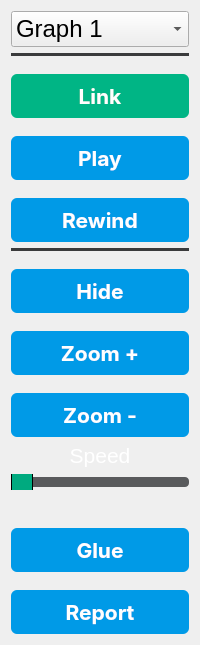
     <widget class="QWidget" name="leftwidget" native="true">
      <property name="enabled">
       <bool>true</bool>
      </property>
      <layout class="QVBoxLayout" name="verticalLayout">
       <item>
        <widget class="QComboBox" name="graphSelection">
         <property name="font">
          <font>
           <family>MS Shell Dlg 2</family>
           <pointsize>18</pointsize>
           <weight>9</weight>
           <italic>false</italic>
           <bold>false</bold>
          </font>
         </property>
         <property name="styleSheet">
          <string notr="true">font: 75 18pt &quot;MS Shell Dlg 2&quot;;</string>
         </property>
         <item>
          <property name="text">
           <string>Graph 1</string>
          </property>
         </item>
         <item>
          <property name="text">
           <string>Graph 2</string>
          </property>
         </item>
         <item>
          <property name="text">
           <string>Linked</string>
          </property>
         </item>
        </widget>
       </item>
       <item>
        <widget class="Line" name="line_5">
         <property name="styleSheet">
          <string notr="true">/* Line style */

  /* Set the width of the line */
  width: 20px;

  /* Set the height of the line */
  height: 5px;

  /* Set the background color of the line */
  background-color: #3a3b3c;

  /* Set the border of the line */
  border: 10px;

  /* Set the border radius of the line */
  border-radius:5px;



</string>
         </property>
         <property name="orientation">
          <enum>Qt::Horizontal</enum>
         </property>
        </widget>
       </item>
       <item>
        <widget class="QPushButton" name="linkButton">
         <property name="font">
          <font>
           <family>-apple-system</family>
           <pointsize>16</pointsize>
           <weight>75</weight>
           <bold>true</bold>
          </font>
         </property>
         <property name="styleSheet">
          <string notr="true">QPushButton{
  appearance: button;
  backface-visibility: hidden;
  background-color: rgb(0, 181, 133);
  border-radius: 6px;
  border-width: 0;
  box-shadow: rgba(50, 50, 93, .1) 0 0 0 1px inset,rgba(50, 50, 93, .1) 0 2px 5px 0,rgba(0, 0, 0, .07) 0 1px 1px 0;
  box-sizing: border-box;
  color: #fff;
  cursor: pointer;
  font-family: -apple-system,system-ui,&quot;Segoe UI&quot;,Roboto,&quot;Helvetica Neue&quot;,Ubuntu,sans-serif;
  font-size: 100%;
  height: 44px;
  line-height: 1.15;
  margin: 12px 0 0;
  outline: none;
  overflow: hidden;
  padding: 0 10px;
  position: relative;
  text-align: center;
  text-transform: none;
  transform: translateZ(0);
  transition: all .2s,box-shadow .08s ease-in;
  user-select: none;
  -webkit-user-select: none;
  touch-action: manipulation;
  width: 100%;
}
QPushButton:hover{
background-color: rgb(0, 118, 86);
}
QPushButton:pressed{
background-color: rgb(0, 118, 86);
}</string>
         </property>
         <property name="text">
          <string>Link</string>
         </property>
         <property name="icon">
          <iconset>
           <normaloff>../../../0-MostafaMousaControl_PanelTask/Vital-Signals-Multichannel-Viewer/Vital-Signals-Multichannel-Viewer-main/ui/Icons/play-svgrepo-com.svg</normaloff>../../../0-MostafaMousaControl_PanelTask/Vital-Signals-Multichannel-Viewer/Vital-Signals-Multichannel-Viewer-main/ui/Icons/play-svgrepo-com.svg</iconset>
         </property>
         <property name="iconSize">
          <size>
           <width>22</width>
           <height>22</height>
          </size>
         </property>
        </widget>
       </item>
       <item>
        <widget class="QPushButton" name="playButton">
         <property name="font">
          <font>
           <family>-apple-system</family>
           <pointsize>16</pointsize>
           <weight>75</weight>
           <bold>true</bold>
          </font>
         </property>
         <property name="styleSheet">
          <string notr="true">QPushButton{
  appearance: button;
  backface-visibility: hidden;
  background-color:  rgb(0, 154, 231);
  border-radius: 6px;
  border-width: 0;
  box-shadow: rgba(50, 50, 93, .1) 0 0 0 1px inset,rgba(50, 50, 93, .1) 0 2px 5px 0,rgba(0, 0, 0, .07) 0 1px 1px 0;
  box-sizing: border-box;
  color: #fff;
  cursor: pointer;
  font-family: -apple-system,system-ui,&quot;Segoe UI&quot;,Roboto,&quot;Helvetica Neue&quot;,Ubuntu,sans-serif;
  font-size: 100%;
  height: 44px;
  line-height: 1.15;
  margin: 12px 0 0;
  outline: none;
  overflow: hidden;
  padding: 0 10px;
  position: relative;
  text-align: center;
  text-transform: none;
  transform: translateZ(0);
  transition: all .2s,box-shadow .08s ease-in;
  user-select: none;
  -webkit-user-select: none;
  touch-action: manipulation;
  width: 100%;
}
QPushButton:hover{
background-color:  rgb(0, 115, 173);
}
QPushButton:pressed{
background-color:  rgb(0, 115, 173);
}</string>
         </property>
         <property name="text">
          <string>Play</string>
         </property>
         <property name="icon">
          <iconset>
           <normaloff>../../../0-MostafaMousaControl_PanelTask/Vital-Signals-Multichannel-Viewer/Vital-Signals-Multichannel-Viewer-main/ui/Icons/play-svgrepo-com.svg</normaloff>../../../0-MostafaMousaControl_PanelTask/Vital-Signals-Multichannel-Viewer/Vital-Signals-Multichannel-Viewer-main/ui/Icons/play-svgrepo-com.svg</iconset>
         </property>
         <property name="iconSize">
          <size>
           <width>22</width>
           <height>22</height>
          </size>
         </property>
        </widget>
       </item>
       <item>
        <widget class="QPushButton" name="rewindButton">
         <property name="font">
          <font>
           <family>-apple-system</family>
           <pointsize>16</pointsize>
           <weight>75</weight>
           <bold>true</bold>
          </font>
         </property>
         <property name="styleSheet">
          <string notr="true">QPushButton{
  appearance: button;
  backface-visibility: hidden;
  background-color:  rgb(0, 154, 231);
  border-radius: 6px;
  border-width: 0;
  box-shadow: rgba(50, 50, 93, .1) 0 0 0 1px inset,rgba(50, 50, 93, .1) 0 2px 5px 0,rgba(0, 0, 0, .07) 0 1px 1px 0;
  box-sizing: border-box;
  color: #fff;
  cursor: pointer;
  font-family: -apple-system,system-ui,&quot;Segoe UI&quot;,Roboto,&quot;Helvetica Neue&quot;,Ubuntu,sans-serif;
  font-size: 100%;
  height: 44px;
  line-height: 1.15;
  margin: 12px 0 0;
  outline: none;
  overflow: hidden;
  padding: 0 25px;
  position: relative;
  text-align: center;
  text-transform: none;
  transform: translateZ(0);
  transition: all .2s,box-shadow .08s ease-in;
  user-select: none;
  -webkit-user-select: none;
  touch-action: manipulation;
  width: 100%;
}
QPushButton:hover{
background-color:  rgb(0, 115, 173);
}
QPushButton:pressed{
background-color:  rgb(0, 115, 173);
}</string>
         </property>
         <property name="text">
          <string>Rewind</string>
         </property>
         <property name="icon">
          <iconset>
           <normaloff>../../../0-MostafaMousaControl_PanelTask/Vital-Signals-Multichannel-Viewer/Vital-Signals-Multichannel-Viewer-main/ui/Icons/rewind-forward-svgrepo-com.svg</normaloff>../../../0-MostafaMousaControl_PanelTask/Vital-Signals-Multichannel-Viewer/Vital-Signals-Multichannel-Viewer-main/ui/Icons/rewind-forward-svgrepo-com.svg</iconset>
         </property>
         <property name="iconSize">
          <size>
           <width>25</width>
           <height>25</height>
          </size>
         </property>
        </widget>
       </item>
       <item>
        <widget class="Line" name="line_6">
         <property name="styleSheet">
          <string notr="true">/* Line style */

  /* Set the width of the line */
  width: 20px;

  /* Set the height of the line */
  height: 5px;

  /* Set the background color of the line */
  background-color: #3a3b3c;

  /* Set the border of the line */
  border: 10px;

  /* Set the border radius of the line */
  border-radius:5px;



</string>
         </property>
         <property name="frameShadow">
          <enum>QFrame::Sunken</enum>
         </property>
         <property name="lineWidth">
          <number>30</number>
         </property>
         <property name="midLineWidth">
          <number>16</number>
         </property>
         <property name="orientation">
          <enum>Qt::Horizontal</enum>
         </property>
        </widget>
       </item>
       <item>
        <widget class="QPushButton" name="hideButton">
         <property name="font">
          <font>
           <family>-apple-system</family>
           <pointsize>16</pointsize>
           <weight>75</weight>
           <bold>true</bold>
          </font>
         </property>
         <property name="styleSheet">
          <string notr="true">QPushButton{
  appearance: button;
  backface-visibility: hidden;
  background-color:  rgb(0, 154, 231);
  border-radius: 6px;
  border-width: 0;
  box-shadow: rgba(50, 50, 93, .1) 0 0 0 1px inset,rgba(50, 50, 93, .1) 0 2px 5px 0,rgba(0, 0, 0, .07) 0 1px 1px 0;
  box-sizing: border-box;
  color: #fff;
  cursor: pointer;
  font-family: -apple-system,system-ui,&quot;Segoe UI&quot;,Roboto,&quot;Helvetica Neue&quot;,Ubuntu,sans-serif;
  font-size: 100%;
  height: 44px;
  line-height: 1.15;
  margin: 12px 0 0;
  outline: none;
  overflow: hidden;
  padding: 0 25px;
  position: relative;
  text-align: center;
  text-transform: none;
  transform: translateZ(0);
  transition: all .2s,box-shadow .08s ease-in;
  user-select: none;
  -webkit-user-select: none;
  touch-action: manipulation;
  width: 100%;
}
QPushButton:hover{
background-color:  rgb(0, 115, 173);
}
QPushButton:pressed{
background-color:  rgb(0, 115, 173);
}</string>
         </property>
         <property name="text">
          <string>Hide</string>
         </property>
         <property name="icon">
          <iconset>
           <normaloff>../../../0-MostafaMousaControl_PanelTask/Vital-Signals-Multichannel-Viewer/Vital-Signals-Multichannel-Viewer-main/ui/Icons/clear-svgrepo-com.svg</normaloff>../../../0-MostafaMousaControl_PanelTask/Vital-Signals-Multichannel-Viewer/Vital-Signals-Multichannel-Viewer-main/ui/Icons/clear-svgrepo-com.svg</iconset>
         </property>
         <property name="iconSize">
          <size>
           <width>25</width>
           <height>25</height>
          </size>
         </property>
        </widget>
       </item>
       <item>
        <widget class="QPushButton" name="zoomIn">
         <property name="sizePolicy">
          <sizepolicy hsizetype="Expanding" vsizetype="Fixed">
           <horstretch>0</horstretch>
           <verstretch>0</verstretch>
          </sizepolicy>
         </property>
         <property name="minimumSize">
          <size>
           <width>0</width>
           <height>0</height>
          </size>
         </property>
         <property name="font">
          <font>
           <family>-apple-system</family>
           <pointsize>16</pointsize>
           <weight>75</weight>
           <bold>true</bold>
          </font>
         </property>
         <property name="styleSheet">
          <string notr="true">QPushButton{
  appearance: button;
  backface-visibility: hidden;
  background-color:  rgb(0, 154, 231);
  border-radius: 6px;
  border-width: 0;
  box-shadow: rgba(50, 50, 93, .1) 0 0 0 1px inset,rgba(50, 50, 93, .1) 0 2px 5px 0,rgba(0, 0, 0, .07) 0 1px 1px 0;
  box-sizing: border-box;
  color: #fff;
  cursor: pointer;
  font-family: -apple-system,system-ui,&quot;Segoe UI&quot;,Roboto,&quot;Helvetica Neue&quot;,Ubuntu,sans-serif;
  font-size: 100%;
  height: 44px;
  line-height: 1.15;
  margin: 12px 0 0;
  outline: none;
  overflow: hidden;
  padding: 0 25px;
  position: relative;
  text-align: center;
  text-transform: none;
  transform: translateZ(0);
  transition: all .2s,box-shadow .08s ease-in;
  user-select: none;
  -webkit-user-select: none;
  touch-action: manipulation;
  width: 100%;
}
QPushButton:hover{
background-color:  rgb(0, 115, 173);
}
QPushButton:pressed{
background-color:  rgb(0, 115, 173);
}</string>
         </property>
         <property name="text">
          <string>Zoom +</string>
         </property>
         <property name="iconSize">
          <size>
           <width>25</width>
           <height>25</height>
          </size>
         </property>
        </widget>
       </item>
       <item>
        <widget class="QPushButton" name="zoomOut">
         <property name="font">
          <font>
           <family>-apple-system</family>
           <pointsize>16</pointsize>
           <weight>75</weight>
           <bold>true</bold>
          </font>
         </property>
         <property name="styleSheet">
          <string notr="true">QPushButton{
  appearance: button;
  backface-visibility: hidden;
  background-color:  rgb(0, 154, 231);
  border-radius: 6px;
  border-width: 0;
  box-shadow: rgba(50, 50, 93, .1) 0 0 0 1px inset,rgba(50, 50, 93, .1) 0 2px 5px 0,rgba(0, 0, 0, .07) 0 1px 1px 0;
  box-sizing: border-box;
  color: #fff;
  cursor: pointer;
  font-family: -apple-system,system-ui,&quot;Segoe UI&quot;,Roboto,&quot;Helvetica Neue&quot;,Ubuntu,sans-serif;
  font-size: 100%;
  height: 44px;
  line-height: 1.15;
  margin: 12px 0 0;
  outline: none;
  overflow: hidden;
  padding: 0 15px;
  position: relative;
  text-align: center;
  text-transform: none;
  transform: translateZ(0);
  transition: all .2s,box-shadow .08s ease-in;
  user-select: none;
  -webkit-user-select: none;
  touch-action: manipulation;
  width: 100%;
}
QPushButton:hover{
background-color:  rgb(0, 115, 173);
}
QPushButton:pressed{
background-color:  rgb(0, 115, 173);
}</string>
         </property>
         <property name="text">
          <string>Zoom -</string>
         </property>
         <property name="iconSize">
          <size>
           <width>25</width>
           <height>25</height>
          </size>
         </property>
        </widget>
       </item>
       <item>
        <widget class="QLabel" name="speedLabel">
         <property name="sizePolicy">
          <sizepolicy hsizetype="Expanding" vsizetype="Fixed">
           <horstretch>0</horstretch>
           <verstretch>0</verstretch>
          </sizepolicy>
         </property>
         <property name="font">
          <font>
           <family>MS Shell Dlg 2</family>
           <pointsize>16</pointsize>
           <weight>50</weight>
           <italic>false</italic>
           <bold>false</bold>
          </font>
         </property>
         <property name="styleSheet">
          <string notr="true">font-family: 'Gabarito', cursive;
font-size: ;
font: 75 8pt &quot;MS Shell Dlg 2&quot;;
font: 16pt &quot;MS Shell Dlg 2&quot;;
color: #fff;</string>
         </property>
         <property name="text">
          <string>Speed</string>
         </property>
         <property name="alignment">
          <set>Qt::AlignCenter</set>
         </property>
         <property name="margin">
          <number>28</number>
         </property>
        </widget>
       </item>
       <item>
        <widget class="QSlider" name="speedSlider">
         <property name="styleSheet">
          <string notr="true">/* Style for the QSlider */

/* Background of the slider track */
QSlider {
    background-color: transparent;
    height: 16px; /* Set the height of the track */

}

/* Style for the groove (track) */
QSlider::groove {
    background: #595a5c; /* Color of the track */
    border: 0px solid #999; /* Border of the track */
    height: 10px; /* Set the height of the track */
    border-radius: 4px; /* Round the corners of the track */
}

/* Style for the slider handle (thumb) */
QSlider::handle {
    background: rgb(0, 170, 127); /* Color of the handle */
    border: 1px solid ; /* Border of the handle */
    width: 20px; /* Width of the handle */
    height: 30px; /* Height of the handle */
    margin: -5px 0; /* Negative margin to center the handle vertically */
    border-radius: 2px; /* Round the corners of the handle */
}

/* Style for the slider handle when pressed */
QSlider::handle:pressed {
    background: rgb(0, 138, 101); /* Color of the handle when pressed */
    border: 1px solid #3498db; /* Border of the handle when pressed */
}
</string>
         </property>
         <property name="orientation">
          <enum>Qt::Horizontal</enum>
         </property>
        </widget>
       </item>
       <item>
        <spacer name="verticalSpacer">
         <property name="orientation">
          <enum>Qt::Horizontal</enum>
         </property>
         <property name="sizeType">
          <enum>QSizePolicy::Fixed</enum>
         </property>
         <property name="sizeHint" stdset="0">
          <size>
           <width>174</width>
           <height>20</height>
          </size>
         </property>
        </spacer>
       </item>
       <item>
        <widget class="QPushButton" name="glue_Button">
         <property name="sizePolicy">
          <sizepolicy hsizetype="Minimum" vsizetype="Maximum">
           <horstretch>0</horstretch>
           <verstretch>0</verstretch>
          </sizepolicy>
         </property>
         <property name="font">
          <font>
           <family>-apple-system</family>
           <pointsize>16</pointsize>
           <weight>75</weight>
           <bold>true</bold>
          </font>
         </property>
         <property name="styleSheet">
          <string notr="true">QPushButton{
  appearance: button;
  backface-visibility: hidden;
  background-color:  rgb(0, 154, 231);
  border-radius: 6px;
  border-width: 0;
  box-shadow: rgba(50, 50, 93, .1) 0 0 0 1px inset,rgba(50, 50, 93, .1) 0 2px 5px 0,rgba(0, 0, 0, .07) 0 1px 1px 0;
  box-sizing: border-box;
  color: #fff;
  cursor: pointer;
  font-family: -apple-system,system-ui,&quot;Segoe UI&quot;,Roboto,&quot;Helvetica Neue&quot;,Ubuntu,sans-serif;
  font-size: 100%;
  height: 44px;
  line-height: 1.15;
  margin: 12px 0 0;
  outline: none;
  overflow: hidden;
  padding: 0 25px;
  position: relative;
  text-align: center;
  text-transform: none;
  transform: translateZ(0);
  transition: all .2s,box-shadow .08s ease-in;
  user-select: none;
  -webkit-user-select: none;
  touch-action: manipulation;
  width: 100%;
}
QPushButton:hover{
background-color:  rgb(0, 115, 173);
}
QPushButton:pressed{
background-color:  rgb(0, 115, 173);
}</string>
         </property>
         <property name="text">
          <string>Glue</string>
         </property>
         <property name="iconSize">
          <size>
           <width>25</width>
           <height>25</height>
          </size>
         </property>
        </widget>
       </item>
       <item>
        <widget class="QPushButton" name="reportButton">
         <property name="font">
          <font>
           <family>-apple-system</family>
           <pointsize>16</pointsize>
           <weight>75</weight>
           <bold>true</bold>
          </font>
         </property>
         <property name="styleSheet">
          <string notr="true">QPushButton{
  appearance: button;
  backface-visibility: hidden;
  background-color: rgb(0, 154, 231);
  border-radius: 6px;
  border-width: 0;
  box-shadow: rgba(50, 50, 93, .1) 0 0 0 1px inset,rgba(50, 50, 93, .1) 0 2px 5px 0,rgba(0, 0, 0, .07) 0 1px 1px 0;
  box-sizing: border-box;
  color: #fff;
  cursor: pointer;
  font-family: -apple-system,system-ui,&quot;Segoe UI&quot;,Roboto,&quot;Helvetica Neue&quot;,Ubuntu,sans-serif;
  font-size: 100%;
  height: 44px;
  line-height: 1.15;
  margin: 12px 0 0;
  outline: none;
  overflow: hidden;
  padding: 0 10px;
  position: relative;
  text-align: center;
  text-transform: none;
  transform: translateZ(0);
  transition: all .2s,box-shadow .08s ease-in;
  touch-action: manipulation;
  width: 100%;
}
QPushButton:hover{
background-color: rgb(0, 115, 173);
}
QPushButton:pressed{
background-color:  rgb(0, 115, 173);
}
</string>
         </property>
         <property name="text">
          <string>Report</string>
         </property>
         <property name="icon">
          <iconset>
           <normaloff>../../../0-MostafaMousaControl_PanelTask/Vital-Signals-Multichannel-Viewer/Vital-Signals-Multichannel-Viewer-main/ui/Icons/book-2-svgrepo-com.svg</normaloff>../../../0-MostafaMousaControl_PanelTask/Vital-Signals-Multichannel-Viewer/Vital-Signals-Multichannel-Viewer-main/ui/Icons/book-2-svgrepo-com.svg</iconset>
         </property>
         <property name="iconSize">
          <size>
           <width>25</width>
           <height>25</height>
          </size>
         </property>
        </widget>
       </item>
      </layout>
     </widget>
